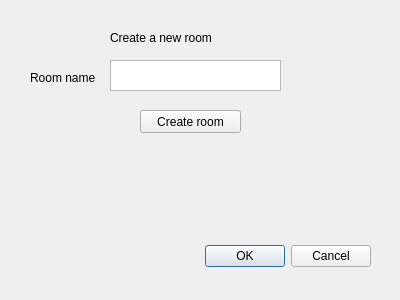
<?xml version="1.0" encoding="UTF-8"?>
<ui version="4.0">
 <class>CreateRoomDialog</class>
 <widget class="QDialog" name="CreateRoomDialog">
  <property name="geometry">
   <rect>
    <x>0</x>
    <y>0</y>
    <width>400</width>
    <height>300</height>
   </rect>
  </property>
  <property name="windowTitle">
   <string>Dialog</string>
  </property>
  <widget class="QDialogButtonBox" name="buttonBox">
   <property name="geometry">
    <rect>
     <x>30</x>
     <y>240</y>
     <width>341</width>
     <height>32</height>
    </rect>
   </property>
   <property name="orientation">
    <enum>Qt::Horizontal</enum>
   </property>
   <property name="standardButtons">
    <set>QDialogButtonBox::Cancel|QDialogButtonBox::Ok</set>
   </property>
  </widget>
  <widget class="QLabel" name="label">
   <property name="geometry">
    <rect>
     <x>110</x>
     <y>30</y>
     <width>131</width>
     <height>16</height>
    </rect>
   </property>
   <property name="text">
    <string>Create a new room</string>
   </property>
  </widget>
  <widget class="QLabel" name="label_2">
   <property name="geometry">
    <rect>
     <x>30</x>
     <y>70</y>
     <width>81</width>
     <height>16</height>
    </rect>
   </property>
   <property name="text">
    <string>Room name</string>
   </property>
  </widget>
  <widget class="QPlainTextEdit" name="roomName">
   <property name="geometry">
    <rect>
     <x>110</x>
     <y>60</y>
     <width>171</width>
     <height>31</height>
    </rect>
   </property>
  </widget>
  <widget class="QPushButton" name="createRoomButton">
   <property name="geometry">
    <rect>
     <x>140</x>
     <y>110</y>
     <width>101</width>
     <height>23</height>
    </rect>
   </property>
   <property name="text">
    <string>Create room</string>
   </property>
  </widget>
  <widget class="QLabel" name="errorText">
   <property name="geometry">
    <rect>
     <x>80</x>
     <y>140</y>
     <width>221</width>
     <height>61</height>
    </rect>
   </property>
   <property name="text">
    <string/>
   </property>
  </widget>
 </widget>
 <resources/>
 <connections>
  <connection>
   <sender>buttonBox</sender>
   <signal>accepted()</signal>
   <receiver>CreateRoomDialog</receiver>
   <slot>accept()</slot>
   <hints>
    <hint type="sourcelabel">
     <x>248</x>
     <y>254</y>
    </hint>
    <hint type="destinationlabel">
     <x>157</x>
     <y>274</y>
    </hint>
   </hints>
  </connection>
  <connection>
   <sender>buttonBox</sender>
   <signal>rejected()</signal>
   <receiver>CreateRoomDialog</receiver>
   <slot>reject()</slot>
   <hints>
    <hint type="sourcelabel">
     <x>316</x>
     <y>260</y>
    </hint>
    <hint type="destinationlabel">
     <x>286</x>
     <y>274</y>
    </hint>
   </hints>
  </connection>
 </connections>
</ui>
